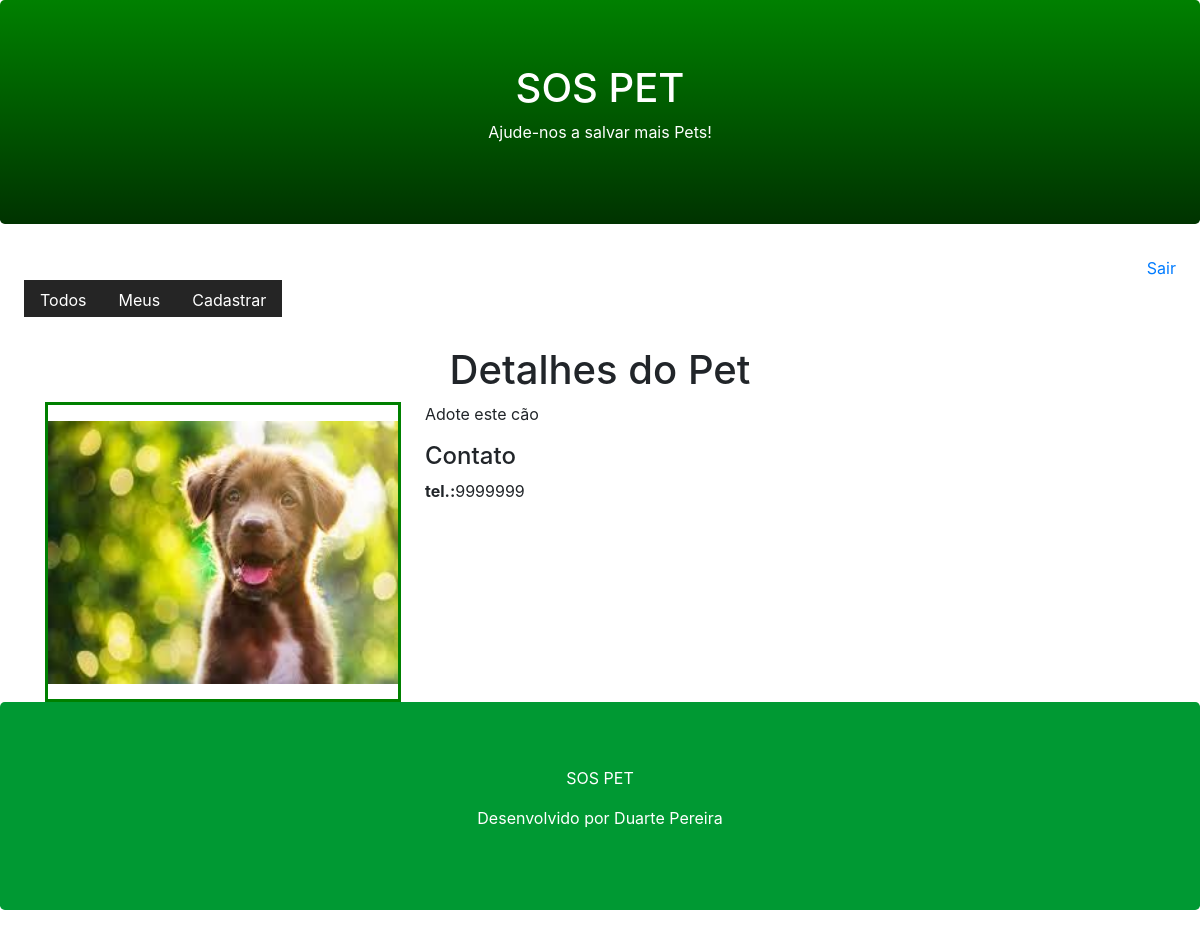
The page /pet/detail/2/ on the database its author committed.
### core/models.py (models this page shows, shortened)
class Pet(models.Model):
    city = models.CharField(max_length=100)
    description = models.TextField()
    phone = models.CharField(max_length=11)
    email = models.EmailField()
    begin_date = models.DateTimeField(auto_now_add=True)
    photo = models.ImageField(upload_to='pet')
    active =models.BooleanField(default=True)
    user = models.ForeignKey(User, on_delete = models.CASCADE)

### core/views.py (the view)
# urls.py: path('pet/detail/<id>/', views.pet_detail),
def pet_detail(request, id):
    pet = Pet.objects.get(active=True, id=id)
    return render(request, 'pet.html', {'pet':pet})

### templates/Pet.html
{% extends "model-page.html" %}
{% block content %}
<div class="container">
<h1 class="text-center">Detalhes do Pet</h1>
    <div class="row">
        <div class="col-sm-4">
            <div style="border-color: green; border-style: solid; width: 356px; height: 300px;">
                <img src="{{ pet.photo.url }}" width="350" height="263" style="margin-top: 16px">
            </div>
        </div>
        <div class="col-sm-8">
            <p>{{ pet.description }}</p>
            <h4>Contato</h4>
            <p><b>tel.:</b>{{ pet.phone }}</p>
        </div>
    </div>
</div>
{% endblock %}

### rows shown on the page
Pet: photo (picture), description "Adote este cão", phone "9999999"
